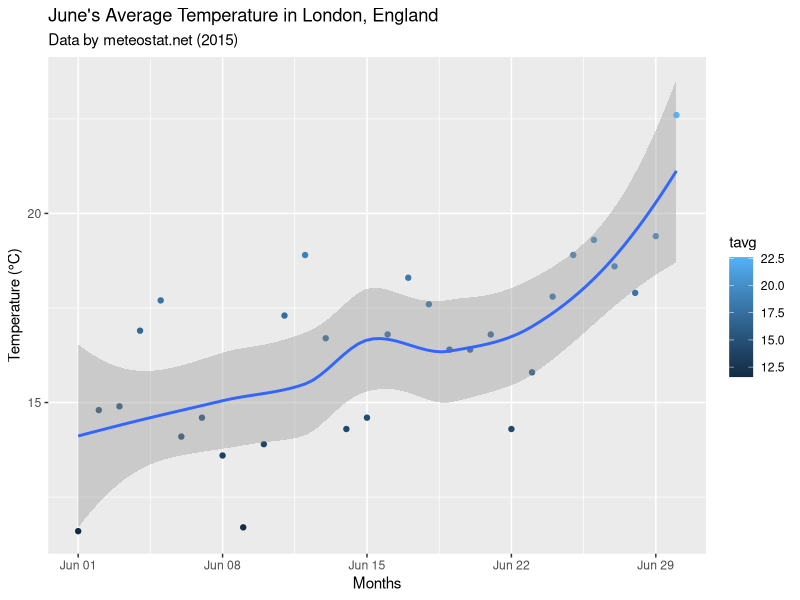
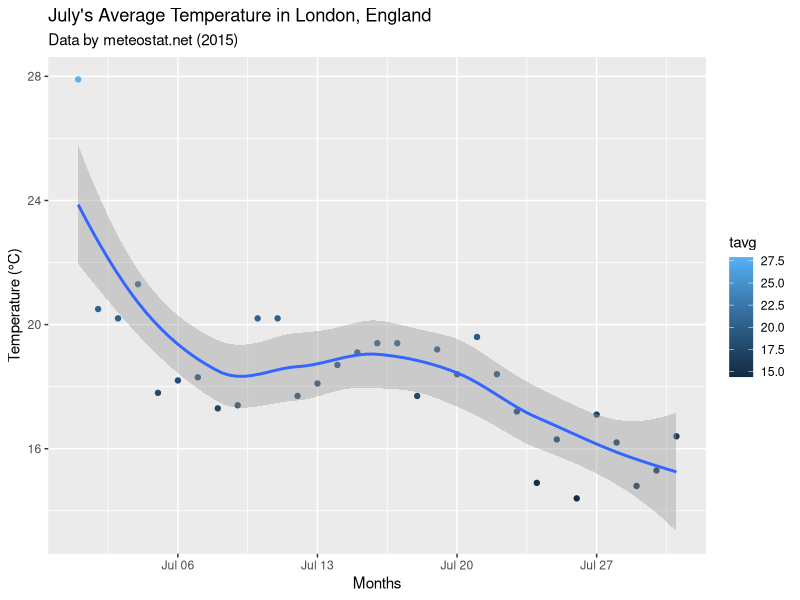
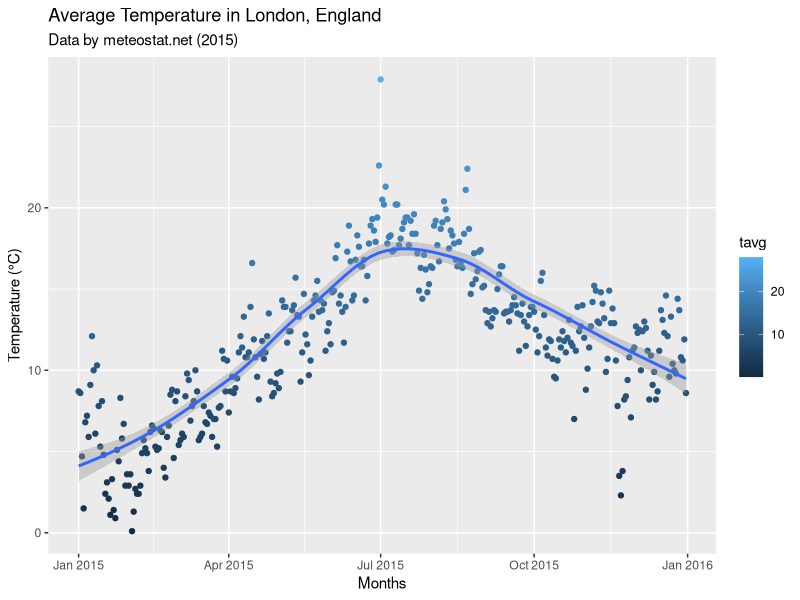
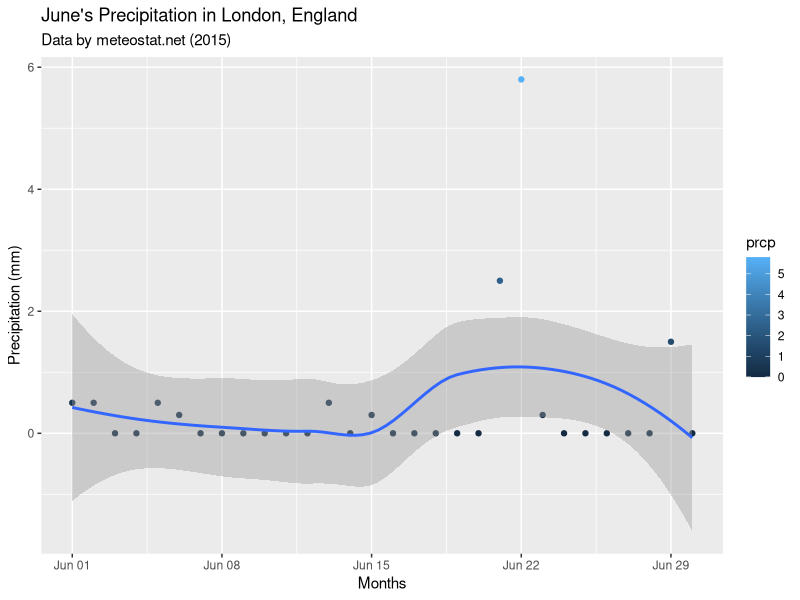
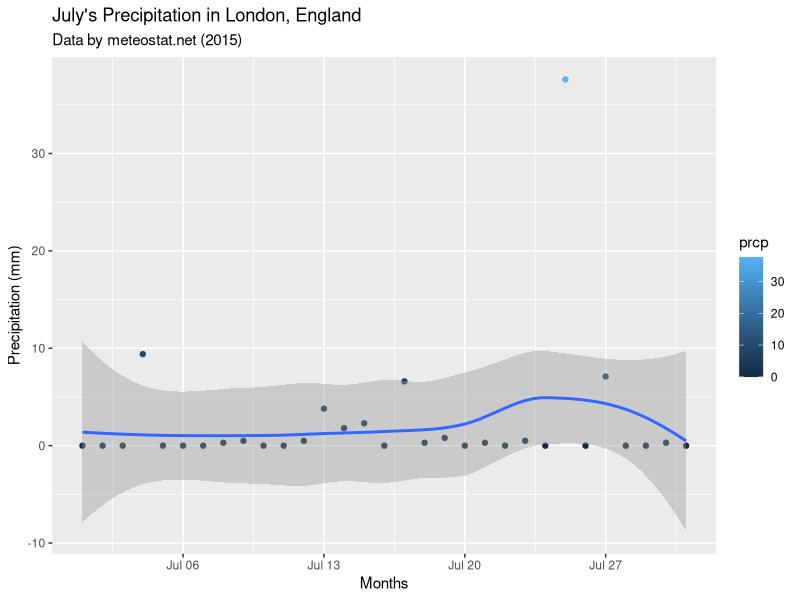
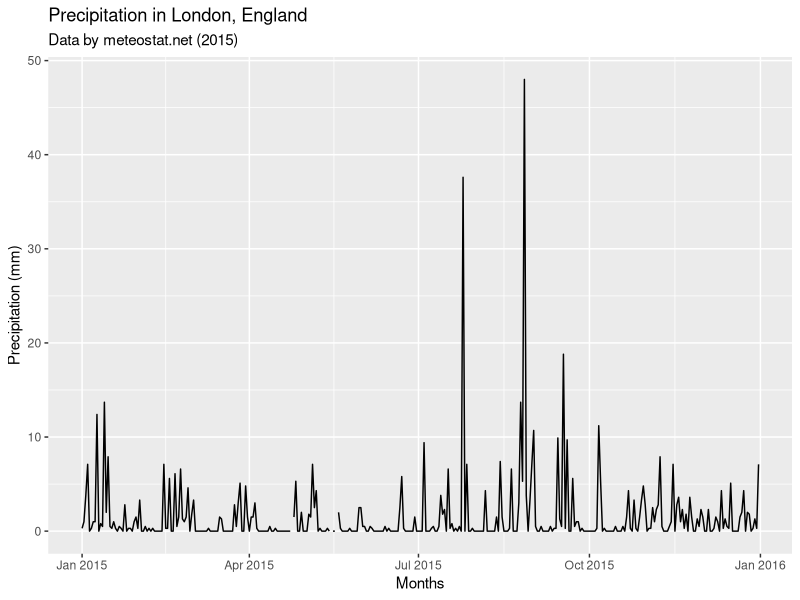
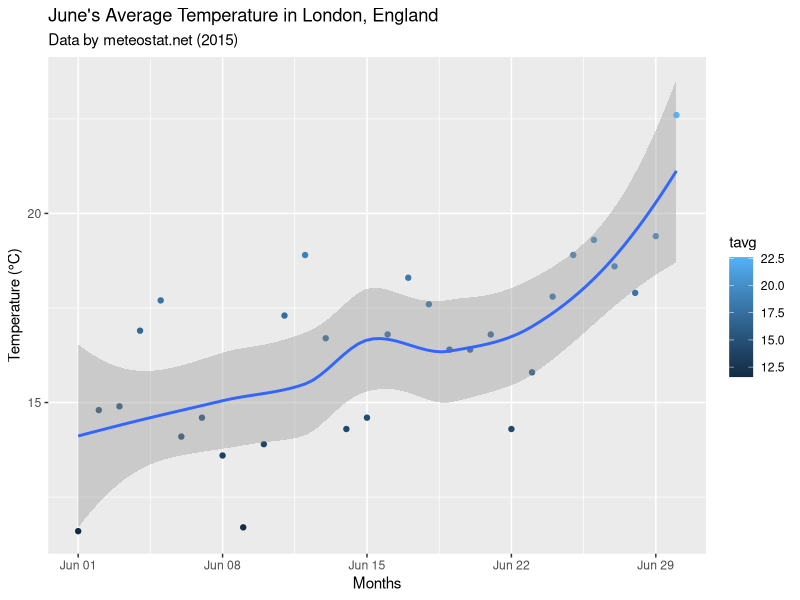
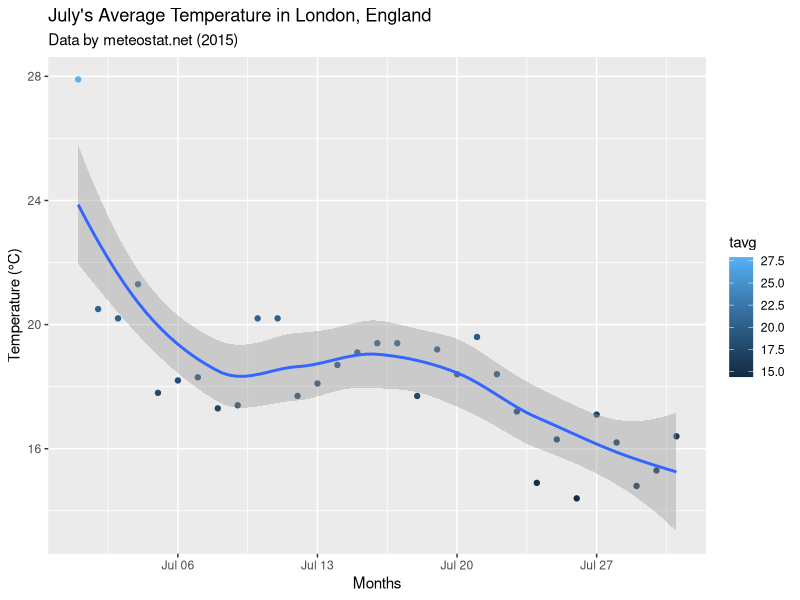

Reproduce these figures in R, in order.
## ---- chunk 1
library(readr)
library(dplyr)
library(tidyverse) 
## ---- chunk 2
library(readr)
England_df <- read_csv("England_data.csv")
 
## ---- chunk 3

# Inspect Data
England_df %>% dim()

precipitation <- England_df$prcp

# average prcp
average_precipitation <- mean(precipitation,na.rm=TRUE)
average_precipitation

# Variance and SD for the year
precipitation_var <- var(precipitation,na.rm=TRUE)
print(precipitation_var) 

precipitation_standard_deviation <- sd(precipitation,na.rm=TRUE)
print(precipitation_standard_deviation)

#Inspect once again for june and july 
june <- England_df %>% 
  select(date, tavg, tmin, tmax, prcp, snow, wdir, wspd, wpgt, pres, tsun) %>%
  filter(between(date, as.Date("2015-06-01"), as.Date("2015-06-30")))
june 

july <- England_df %>% 
  select(date, tavg, tmin, tmax, prcp, snow, wdir, wspd, wpgt, pres, tsun) %>%
  filter(between(date, as.Date("2015-07-01"), as.Date("2015-07-31")))
july

# Get monthly precipitation average
mean(june$prcp, na.rm=TRUE)
mean(july$prcp, na.rm=TRUE)

# Get monthly precipitation standard deviation
sd(june$prcp, na.rm=TRUE) 
sd(july$prcp, na.rm=TRUE)

# Analyze by month

precipitation_stats <- England_df %>%
group_by(date) %>%
summarize(mean = mean(prcp,na.rm=TRUE),
standard_deviation = sd(prcp,na.rm=TRUE))

precipitation_stats
## ---- chunk 4
june_temp <- june %>% ggplot(aes(x = date, y = tavg)) + geom_point(aes(colour = tavg))+
  geom_smooth() + labs(title="June's Average Temperature in London, England", 
       subtitle="Data by meteostat.net (2015)", x="Months", 
       y="Temperature (°C)")
june_temp
ggsave("june_temp.png")

july_temp <- july %>% ggplot(aes(x = date, y = tavg)) + geom_point(aes(colour = tavg))+
  geom_smooth() + labs(title="July's Average Temperature in London, England", 
       subtitle="Data by meteostat.net (2015)", x="Months", 
       y="Temperature (°C)")
july_temp
ggsave("july_temp.png")

England_df_temp <- England_df %>% ggplot(aes(x = date, y = tavg)) + geom_point(aes(colour = tavg))+
  geom_smooth() + labs(title="Average Temperature in London, England", 
       subtitle="Data by meteostat.net (2015)", x="Months", 
       y="Temperature (°C)")
England_df_temp
ggsave("England_df_temp.png")

june_prcp <- june %>% ggplot(aes(x = date, y = prcp)) + geom_point(aes(colour = prcp)) + 
  geom_smooth() + labs(title="June's Precipitation in London, England", 
       subtitle="Data by meteostat.net (2015)", x="Months", 
       y="Precipitation (mm)")
june_prcp
ggsave("june_prcp.png")

july_prcp <- july %>% ggplot(aes(x = date, y = prcp)) + geom_point(aes(colour = prcp)) +
  geom_smooth() + labs(title="July's Precipitation in London, England", 
       subtitle="Data by meteostat.net (2015)", x="Months", 
       y="Precipitation (mm)")
ggsave("july_prcp.png")
july_prcp

England_df_prcp <- England_df %>% ggplot(aes(x = date, y = prcp)) + geom_line() +
  labs(title="Precipitation in London, England", 
       subtitle="Data by meteostat.net (2015)", x="Months", 
       y="Precipitation (mm)")
England_df_prcp

ggsave("England_df_prcp.png")
